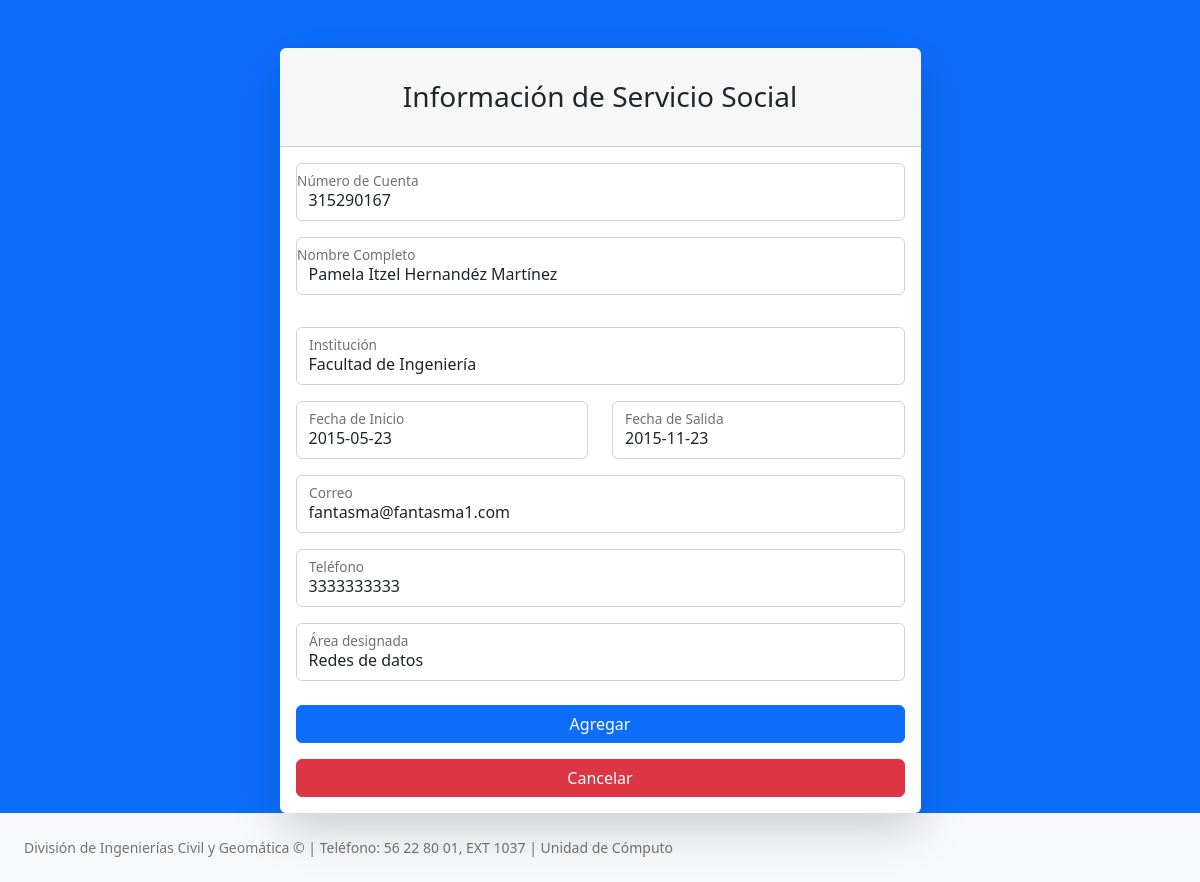
The app's page /SistemaAsistencias/ModificarSS.php?nCuenta=315290167 with its own data.
### tables this page shows
CREATE TABLE `serviciosocial` (
  `nCuenta` varchar(9) NOT NULL,
  `nombreSS` varchar(80) NOT NULL,
  `institucion` varchar(40) NOT NULL,
  `fInicioSS` date NOT NULL,
  `fFinSS` date NOT NULL,
  `correoSS` varchar(40) NOT NULL,
  `telefonoSS` varchar(10) NOT NULL,
  `huella` blob DEFAULT NULL,
  `idArea` int(11) DEFAULT NULL
);

### SistemaAsistencias/ModificarSS.php (the view, shortened to what this page needs)
<?php
$nCuenta = isset($_GET['nCuenta']) ? $_GET['nCuenta'] : '';
$servername = "localhost";
$username = "root";
$password = "";
$dbname = "sistema";
$conn = new mysqli($servername, $username, $password, $dbname);
$sql = "SELECT * FROM ServicioSocial WHERE nCuenta = '$nCuenta'";
$result = $conn->query($sql);
if ($result->num_rows > 0) {
    $row = $result->fetch_assoc();
    $nombreSS = $row['nombreSS'];
    $institucion = $row['institucion'];
    $fechaInicio = $row['fInicioSS'];
    $fechaSalida = $row['fFinSS'];
    $correo = $row['correoSS'];
    $telefono = $row['telefonoSS'];
    $areaDesignada = $row['idArea'];
} else {
    echo "No se encontró el registro con el número de cuenta: $nCuenta";
}
?>
<!DOCTYPE html>
<html lang="es">
<head>
    <link href="css/styles.css" rel="stylesheet" />
    <link rel="stylesheet" href="https://cdn.jsdelivr.net/npm/pikaday/css/pikaday.css">
</head>
<body class="bg-primary">
    <div id="layoutAuthentication">
        <div id="layoutAuthentication_content">
            <main>
                <div class="container">
                    <div class="row justify-content-center">
                        <div class="col-lg-7">
                            <div class="card shadow-lg border-0 rounded-lg mt-5">
                                <div class="card-header"><h3 class="text-center font-weight-light my-4">Información de Servicio Social</h3></div>
                                <div class="card-body">
                                    <form method="POST" action="">
                                        <div class="row mb-3">
                                        <div class="form-floating mb-3">
                                            <input class="form-control" id="inputNumber" type="text" name="nCuenta" placeholder="Número de Cuenta" value="<?php echo $nCuenta; ?>"/>
                                            <label for="inputNumber">Número de Cuenta</label>
                                        </div>
                                        <div class="form-floating mb-3">
                                            <input class="form-control" id="inputName" type="text" name="nombreCompleto" placeholder="Nombre completo" value="<?php echo $nombreSS; ?>"/>
                                            <label for="inputName" class="form-label">Nombre Completo</label>
                                        </div>
                                        </div>
                                            <div class="form-floating mb-3">
                                                <input class="form-control" id="inputSchool" type="text" name="institucion" placeholder="Escuela procedencia" value="<?php echo $institucion; ?>"/>
                                                <label for="inputLastName">Institución</label>
                                            </div>
                                            <div class="row">
                                                <div class="col">
                                                <div class="form-floating mb-3 input-date-container">
                                                    <input class="form-control input-date" id="input_from" type="text" name="fechaInicio" placeholder="Fecha de inicio" value="<?php echo $fechaInicio; ?>"/>
                                                    <label for="input_from">Fecha de Inicio</label>
                                                </div>
                                                </div>
                                                <div class="col">
                                                <div class="form-floating mb-3 input-date-container">
                                                    <input class="form-control input-date" id="input_to" type="text" name="fechaSalida" placeholder="Fecha de salida" value="<?php echo $fechaSalida; ?>"/>
                                                    <label for="input_to">Fecha de Salida</label>
                                                </div>
                                                </div>
                                            </div>
                                            <div class="form-floating mb-3">
                                                <input class="form-control" id="inputEmail" type="email" name="correo" placeholder="Correo electronico" value="<?php echo $correo; ?>"/>
                                                <label for="inputEmail">Correo</label>
                                            </div>
                                            <div class="form-floating mb-3">
                                                <input class="form-control" id="inputTelephone" type="text" name="telefono" placeholder="telefono" value="<?php echo $telefono; ?>"/>
                                                <label for="inputEmail">Teléfono</label>
                                            </div>
                                            <div class="form-floating mb-3">
                                            <select class="form-control" id="exampleFormControlSelect1" name="areaDesignada">
                                                <?php
                                                $servername = "localhost";
                                                $username = "root";
                                                $password = "";
                                                $dbname = "sistema";
                                                $conn = new mysqli($servername, $username, $password, $dbname);
                                                $sql = "SELECT idArea, nombreArea FROM Area";
                                                $result = $conn->query($sql);
                                                if ($result->num_rows > 0) {
                                                    while ($row = $result->fetch_assoc()) {
                                                        if ($row['idArea'] == $areaDesignada) {
                                                            echo '<option value="' . $row['idArea'] . '" selected="selected">' . $row['nombreArea'] . '</option>';
                                                        } else {
                                                            echo '<option value="' . $row['idArea'] . '">' . $row['nombreArea'] . '</option>';
                                                        }
                                                    }
                                                } else {
                                                    echo '<option value="">No hay áreas disponibles</option>';
                                                }
                                                ?>
                                            </select>
                                            <label for="exampleFormControlSelect1">Área designada</label>
                                        </div>
                                        <div class="mt-4 mb-0">
                                            <div class="d-grid">
                                                <button type="submit" class="btn btn-primary btn-block" name="submit">Agregar</button>
                                                <button type="button" class="btn btn-danger btn-block mt-3" name="cancel" onclick="window.location.href='Servicio-Social.php'">Cancelar</button>
                                            </div>
                                        </div>
                                    </div>
                                </div>
                            </div>
                        </div>
                    </div>
                </div>
        </div>
        <div id="layoutAuthentication_footer">
            <footer class="py-4 bg-light mt-auto">
                <div class="container-fluid px-4">
                    <div class="d-flex align-items-center justify-content-between small">
                        <div class="text-muted">División de Ingenierías Civil y Geomática &copy; | Teléfono: 56 22 80 01, EXT 1037  | Unidad de Cómputo </div>
                    </div>
                </div>
            </footer>
        </div>
</body>
</html>

### records on screen
serviciosocial: nombreCompleto "Pamela Itzel Hernandéz Martínez", institucion "Facultad de Ingeniería", fechaInicio "2015-05-23", fechaSalida "2015-11-23", correo "fantasma@fantasma1.com", telefono "3333333333"

### other values on screen
form field areaDesignada "Redes de datos"
